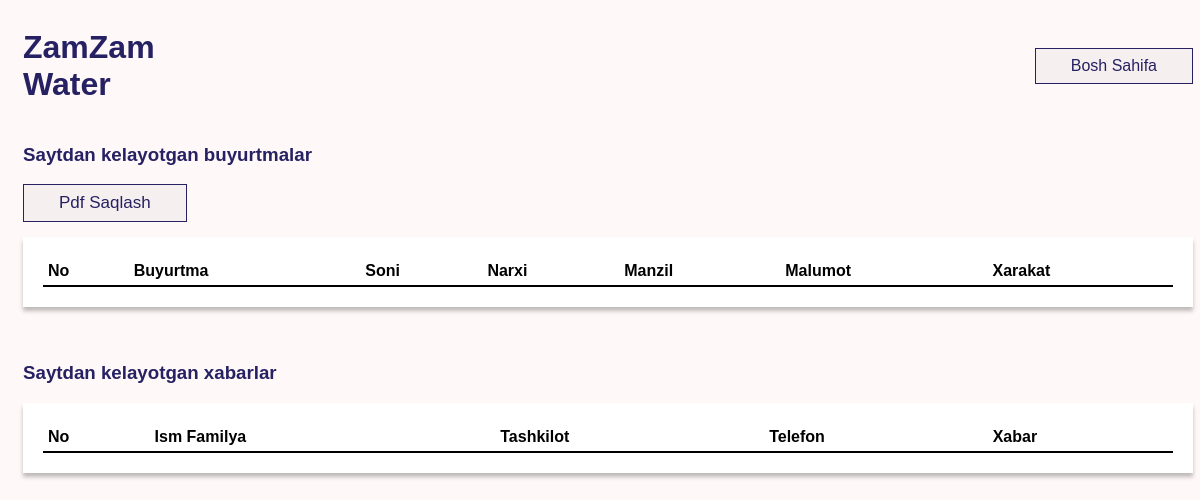
Page /dashboard/ (signed in) on the earlier database version.
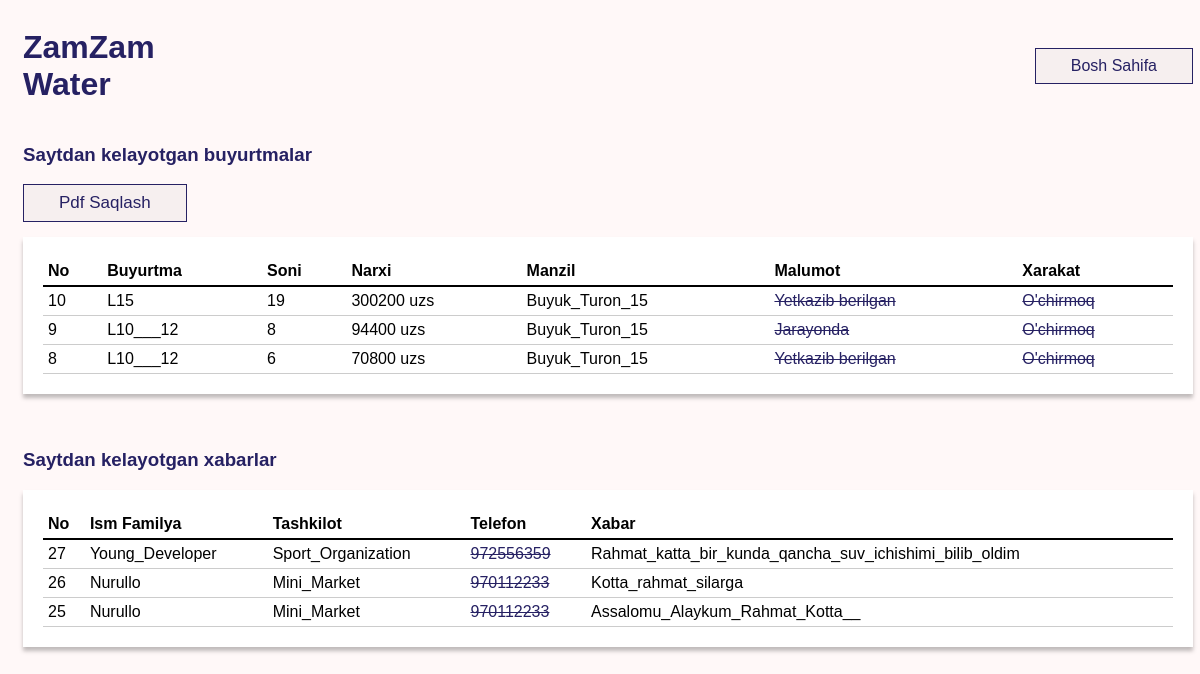
Same page on the later database version.
### main/models.py (models this page shows, shortened)
class Order(models.Model):
    name = models.CharField('Name', max_length=200)
    company = models.CharField('Company', max_length=200)
    address = models.CharField('Address', max_length=200)
    phone = models.CharField('Phone', max_length=200)
    city = models.CharField('City', max_length=200)
    province = models.CharField('Province', max_length=200)
    zipcode = models.CharField('zipcode', max_length=20)
    cost = models.CharField('Cost', max_length=2000)
    count = models.CharField('Count', max_length=200)
    ordersize = models.CharField('Order Size', max_length=200)
    is_finished = models.BooleanField(default=False)

class Contact(models.Model):
    name = models.CharField('Name', max_length=200)
    company = models.CharField('Company', max_length=200)
    phone = models.CharField('Phone', max_length=200)
    msg = models.TextField('Message')

### main/views.py (the view)
# urls.py: path('dashboard/', views.dashboard, name='dashboard'),
@staff_member_required(login_url='/login/')
def dashboard(request):
    order = Order.objects.all().order_by('-id')
    contact = Contact.objects.all().order_by('-id')
    context = {
        'orders': order,
        'contacts': contact,
    }
    return render(request, 'dashboard.html', context)

### templates/dashboard.html (shortened to what this page needs)
<!DOCTYPE html>
<html lang="en">
  <head>
  </head>
  <body>
    <div class="container">
        <div class="simple-navbar">
            <h1>ZamZam<br>Water</h1>
            <a href="/">Bosh Sahifa</a>
        </div>
        <h3>Saytdan kelayotgan buyurtmalar</h3>
        <button onclick="printDiv()">Pdf Saqlash</button>
        <div class="table">
            <table id="table">
                <thead>
                    <td><b>No</b></td>
                    <td><b>Buyurtma</b></td>
                    <td><b>Soni</b></td>
                    <td><b>Narxi</b></td>
                    <td><b>Manzil</b></td>
                    <td><b>Malumot</b></td>
                    <td><b>Xarakat</b></td>
                </thead>
                {% for order in orders %}
                <tr>
                    <td>{{ order.id }}</td>
                    <td>{{ order.ordersize }}</td>
                    <td>{{ order.count }}</td>
                    <td>{{ order.cost }} uzs</td>
                    <td>{{ order.address }}</td>
                    <td>
                        {% if order.is_finished %}
                            <a href="{% url 'update' order.id %}">
                                Yetkazib berilgan
                            </a>
                        {% else %}
                            <a href="{% url 'update' order.id %}">
                                Jarayonda
                            </a>
                        {% endif %}
                    </td>
                    <td>
                        <a href="{% url 'delete' order.id %}">O'chirmoq</a>
                    </td>
                </tr>
                {% endfor %}
            </table>
        </div>
        <br>
        <br>
        <h3>Saytdan kelayotgan xabarlar</h3>
        <div class="table">
            <table>
                <thead>
                    <td><b>No</b></td>
                    <td><b>Ism Familya</b></td>
                    <td><b>Tashkilot</b></td>
                    <td><b>Telefon</b></td>
                    <td><b>Xabar</b></td>
                </thead>
                {% for contact in contacts %}
                <tr>
                    <td>{{ contact.id }}</td>
                    <td>{{ contact.name }}</td>
                    <td>{{ contact.company }}</td>
                    <td><a href="tel:+{{ contact.phone }}">{{ contact.phone }}</a></td>
                    <td>{{ contact.msg }}</td>
                </tr>
                {% endfor %}
            </table>
        </div>
    </div>
  </body>
</html>

### templates/dashboard.html (style rules this page uses)
body { background: #FFF8F8; }
* { font-family: sans-serif; }
a { text-decoration: line-through; }
h1, h2, h3, h4, h5, h6, p, span, a { color: #262163; }
.simple-navbar { display: flex; align-items: center; justify-content: space-between; }
.simple-navbar a { color: #262163; padding: 8px 35px; text-decoration: none; border: 1px solid #262163; background: rgba(142, 128, 128, 0.08); }
button { font-size: 17px; cursor: pointer; color: #262163; padding: 8px 35px; margin: 0 0 15px 0; text-decoration: none; border: 1px solid #262163; background: rgba(142, 128, 128, 0.08); }
.container { padding-right: 15px; padding-left: 15px; margin-right: auto; margin-left: auto; }
.table { width: auto; overflow-x: scroll; padding: 20px 20px; background: #FFFFFF; box-shadow: 0px 4px 4px rgba(0, 0, 0, 0.25); }
table { width: 100%; border-collapse: collapse; }
thead { border-bottom: 2px solid #000 !important }
tr { border-bottom: 1px solid #ccc !important }
td { padding: 5px; }
@media (min-width: 768px) { .container { width: 750px; } }
@media (min-width: 992px) { .container { width: 970px; } }
@media (min-width: 1200px) { .container { width: 1170px; } }

Differences in the rows shown:
added Order: id "10", ordersize "L15", count "19", cost "300200", address "Buyuk_Turon_15", is_finished "Yetkazib berilgan"
added Order: id "9", ordersize "L10___12", count "8", cost "94400", address "Buyuk_Turon_15", is_finished "Jarayonda"
added Order: id "8", ordersize "L10___12", count "6", cost "70800", address "Buyuk_Turon_15", is_finished "Yetkazib berilgan"
added Contact: id "27", name "Young_Developer", company "Sport_Organization", phone "972556359", msg "Rahmat_katta_bir_kunda_qancha_suv_ichishimi_bilib_oldim"
added Contact: id "26", name "Nurullo", company "Mini_Market", phone "970112233", msg "Kotta_rahmat_silarga"
added Contact: id "25", name "Nurullo", company "Mini_Market", phone "970112233", msg "Assalomu_Alaykum_Rahmat_Kotta__"
